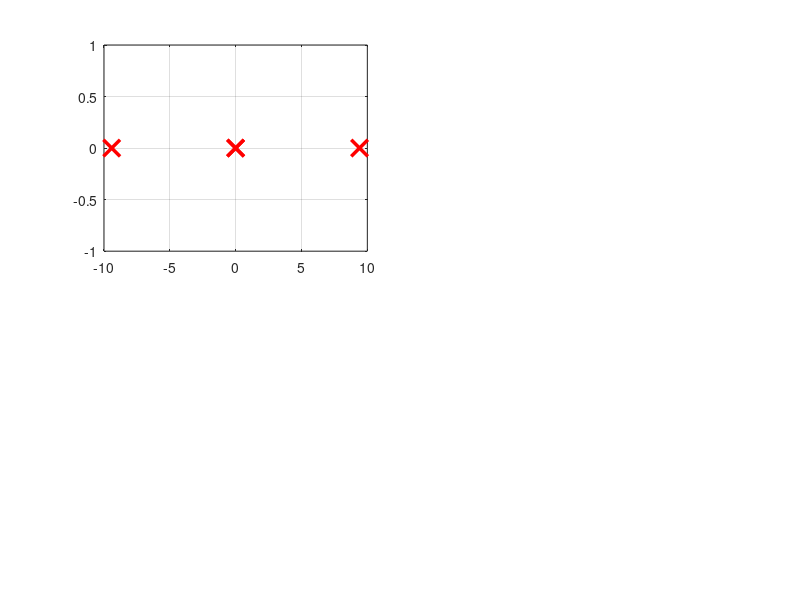

Here is the MATLAB script that generated this plot: (Note: this script raises an error after producing the figure.)
clear; clc; close all;

%% 1. Pole Locations
open_poles   = [0, 0, -9.41, 9.41];                                      % Open loop
closed_poles = [-6.25 + 4.68i, -6.25 - 4.68i, -0.80 + 0.45i, -0.80 - 0.45i]; % Closed loop

%% 2. Time Responses (Starting from 5 degree tilt)
t = 0:0.01:2.0;
theta0 = 5.0; % degrees

% Open-loop: Exponential fall (theta(t) = theta0 * cosh(9.41*t))
theta_open = theta0 * cosh(9.41 * t);

% Closed-loop: Damped stabilization
theta_closed = theta0 * exp(-6.25 * t) .* (cos(4.68 * t) + (6.25/4.68)*sin(4.68 * t));

%% 3. Plot Comparison Figure
figure('Color', 'w', 'Position', [100, 80, 1000, 600]);

% --- TOP-LEFT: S-Plane BEFORE ---
subplot(2, 2, 1);
plot(real(open_poles), imag(open_poles), 'rx', 'MarkerSize', 12, 'LineWidth', 2.5);
hold on; grid on;
xline(0, 'k--', 'LineWidth', 1.5);
yline(0, 'k:');
title('1. S-Plane BEFORE (Open Loop)', 'FontSize', 11);
xlabel('Real Axis \sigma'); ylabel('Imaginary Axis j\omega');
xlim([-12, 12]); ylim([-8, 8]);
text(9.41, 1.5, '\leftarrow UNSTABLE (+9.41)', 'Color', 'r', 'FontWeight', 'bold');

% --- TOP-RIGHT: S-Plane AFTER ---
subplot(2, 2, 2);
plot(real(closed_poles), imag(closed_poles), 'go', 'MarkerSize', 9, 'LineWidth', 2, 'MarkerFaceColor', 'g');
hold on; grid on;
xline(0, 'k--', 'LineWidth', 1.5);
yline(0, 'k:');
title('2. S-Plane AFTER (Closed Loop)', 'FontSize', 11);
xlabel('Real Axis \sigma'); ylabel('Imaginary Axis j\omega');
xlim([-12, 12]); ylim([-8, 8]);
text(-6.25, 5.5, '\leftarrow Stable Balance (-6.25 \pm 4.7j)', 'Color', [0 0.5 0], 'FontWeight', 'bold');

% --- BOTTOM-LEFT: Time Response BEFORE ---
subplot(2, 2, 3);
plot(t(theta_open <= 90), theta_open(theta_open <= 90), 'r', 'LineWidth', 2);
hold on; grid on;
yline(0, 'k--');
title('3. Motion BEFORE: Robot Falls Over', 'FontSize', 11);
xlabel('Time (s)'); ylabel('Pitch Angle (degrees)');
xlim([0, 1.0]); ylim([0, 90]);
text(0.35, 60, 'Fell to ground (90°)', 'Color', 'r', 'FontWeight', 'bold');

% --- BOTTOM-RIGHT: Time Response AFTER ---
subplot(2, 2, 4);
plot(t, theta_closed, 'b', 'LineWidth', 2);
hold on; grid on;
yline(0, 'r--', 'Upright (0°)');
grid on;
title('4. Motion AFTER: Robot Balances', 'FontSize', 11);
xlabel('Time (s)'); ylabel('Pitch Angle (degrees)');
xlim([0, 1.5]); ylim([-2, 6]);
text(0.6, 0.8, 'Balanced at 0° in 0.7s \checkmark', 'Color', [0 0.5 0], 'FontWeight', 'bold');
